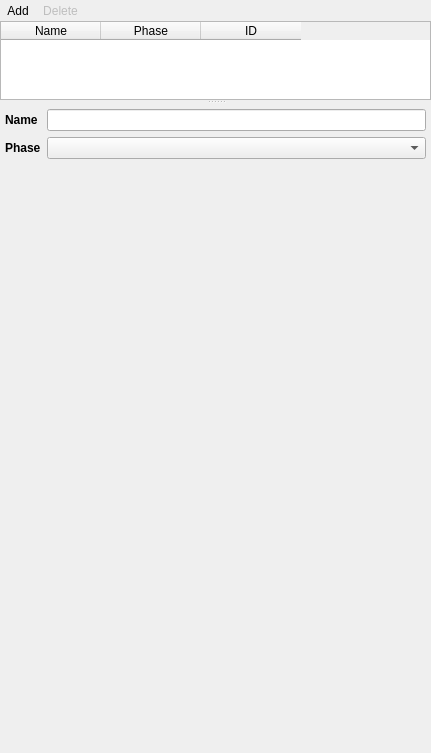
<?xml version="1.0" encoding="UTF-8"?>
<ui version="4.0">
 <class>scalars</class>
 <widget class="QWidget" name="scalars">
  <property name="geometry">
   <rect>
    <x>0</x>
    <y>0</y>
    <width>431</width>
    <height>753</height>
   </rect>
  </property>
  <property name="windowTitle">
   <string>Scalars</string>
  </property>
  <property name="styleSheet">
   <string notr="true"/>
  </property>
  <layout class="QGridLayout" name="gridLayout_14">
   <property name="leftMargin">
    <number>0</number>
   </property>
   <property name="topMargin">
    <number>0</number>
   </property>
   <property name="rightMargin">
    <number>0</number>
   </property>
   <property name="bottomMargin">
    <number>0</number>
   </property>
   <item row="0" column="0">
    <widget class="QSplitter" name="splitter">
     <property name="orientation">
      <enum>Qt::Vertical</enum>
     </property>
     <widget class="QWidget" name="top_frame" native="true">
      <property name="sizePolicy">
       <sizepolicy hsizetype="Expanding" vsizetype="MinimumExpanding">
        <horstretch>0</horstretch>
        <verstretch>0</verstretch>
       </sizepolicy>
      </property>
      <property name="maximumSize">
       <size>
        <width>16777215</width>
        <height>100</height>
       </size>
      </property>
      <layout class="QVBoxLayout" name="verticalLayout_3">
       <property name="spacing">
        <number>0</number>
       </property>
       <property name="leftMargin">
        <number>0</number>
       </property>
       <property name="topMargin">
        <number>0</number>
       </property>
       <property name="rightMargin">
        <number>0</number>
       </property>
       <property name="bottomMargin">
        <number>0</number>
       </property>
       <item>
        <widget class="QWidget" name="frame_add_delete" native="true">
         <layout class="QHBoxLayout" name="horizontalLayout_7">
          <property name="spacing">
           <number>0</number>
          </property>
          <property name="leftMargin">
           <number>0</number>
          </property>
          <property name="topMargin">
           <number>0</number>
          </property>
          <property name="rightMargin">
           <number>0</number>
          </property>
          <property name="bottomMargin">
           <number>0</number>
          </property>
          <item>
           <layout class="QHBoxLayout" name="horizontalLayout">
            <item>
             <widget class="QToolButton" name="toolbutton_add">
              <property name="toolTip">
               <string>Define new scalar for a region</string>
              </property>
              <property name="text">
               <string>Add</string>
              </property>
              <property name="autoRaise">
               <bool>true</bool>
              </property>
             </widget>
            </item>
            <item>
             <widget class="QToolButton" name="toolbutton_delete">
              <property name="enabled">
               <bool>false</bool>
              </property>
              <property name="toolTip">
               <string>Delete scalar</string>
              </property>
              <property name="text">
               <string>Delete</string>
              </property>
              <property name="autoRaise">
               <bool>true</bool>
              </property>
             </widget>
            </item>
            <item>
             <spacer name="horizontalSpacer">
              <property name="orientation">
               <enum>Qt::Horizontal</enum>
              </property>
              <property name="sizeHint" stdset="0">
               <size>
                <width>40</width>
                <height>20</height>
               </size>
              </property>
             </spacer>
            </item>
           </layout>
          </item>
         </layout>
        </widget>
       </item>
       <item>
        <widget class="QTableWidget" name="tablewidget_scalars">
         <property name="maximumSize">
          <size>
           <width>16777215</width>
           <height>100</height>
          </size>
         </property>
         <property name="selectionMode">
          <enum>QAbstractItemView::SingleSelection</enum>
         </property>
         <property name="selectionBehavior">
          <enum>QAbstractItemView::SelectRows</enum>
         </property>
         <attribute name="horizontalHeaderHighlightSections">
          <bool>false</bool>
         </attribute>
         <attribute name="verticalHeaderVisible">
          <bool>false</bool>
         </attribute>
         <column>
          <property name="text">
           <string>Name</string>
          </property>
         </column>
         <column>
          <property name="text">
           <string>Phase</string>
          </property>
         </column>
         <column>
          <property name="text">
           <string>ID</string>
          </property>
         </column>
        </widget>
       </item>
      </layout>
     </widget>
     <widget class="QWidget" name="bottom_frame" native="true">
      <property name="sizePolicy">
       <sizepolicy hsizetype="Expanding" vsizetype="Expanding">
        <horstretch>0</horstretch>
        <verstretch>0</verstretch>
       </sizepolicy>
      </property>
      <layout class="QGridLayout" name="gridLayout_2">
       <property name="leftMargin">
        <number>0</number>
       </property>
       <property name="topMargin">
        <number>0</number>
       </property>
       <property name="rightMargin">
        <number>0</number>
       </property>
       <property name="bottomMargin">
        <number>0</number>
       </property>
       <item row="0" column="0">
        <layout class="QGridLayout" name="gridLayout">
         <property name="leftMargin">
          <number>5</number>
         </property>
         <property name="topMargin">
          <number>5</number>
         </property>
         <property name="rightMargin">
          <number>5</number>
         </property>
         <property name="bottomMargin">
          <number>5</number>
         </property>
         <item row="0" column="0">
          <widget class="QLabel" name="label_scalar_name">
           <property name="font">
            <font>
             <weight>75</weight>
             <bold>true</bold>
            </font>
           </property>
           <property name="text">
            <string>Name</string>
           </property>
          </widget>
         </item>
         <item row="0" column="1">
          <widget class="LineEdit" name="lineedit_scalar_name"/>
         </item>
         <item row="1" column="0">
          <widget class="QLabel" name="label_phase4scalar">
           <property name="font">
            <font>
             <weight>75</weight>
             <bold>true</bold>
            </font>
           </property>
           <property name="text">
            <string>Phase</string>
           </property>
          </widget>
         </item>
         <item row="1" column="1">
          <widget class="ComboBox" name="combobox_scalar_phase"/>
         </item>
        </layout>
       </item>
       <item row="1" column="0">
        <spacer name="verticalSpacer">
         <property name="orientation">
          <enum>Qt::Vertical</enum>
         </property>
         <property name="sizeHint" stdset="0">
          <size>
           <width>20</width>
           <height>40</height>
          </size>
         </property>
        </spacer>
       </item>
      </layout>
     </widget>
    </widget>
   </item>
  </layout>
 </widget>
 <customwidgets>
  <customwidget>
   <class>LineEdit</class>
   <extends>QLineEdit</extends>
   <header>mfixgui.widgets.base</header>
  </customwidget>
  <customwidget>
   <class>ComboBox</class>
   <extends>QComboBox</extends>
   <header>mfixgui.widgets.base</header>
  </customwidget>
 </customwidgets>
 <tabstops>
  <tabstop>toolbutton_add</tabstop>
  <tabstop>toolbutton_delete</tabstop>
  <tabstop>tablewidget_scalars</tabstop>
  <tabstop>lineedit_scalar_name</tabstop>
 </tabstops>
 <resources/>
 <connections/>
</ui>
